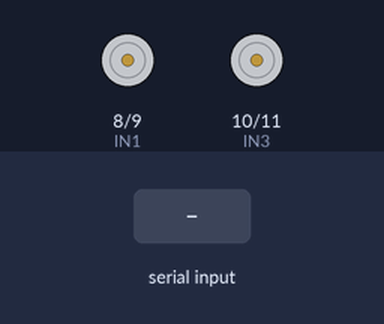
This sketch was run on a simulated Arduino Uno, built with avr-gcc and run on an emulated ATmega328P. On the bench: motor-driver pin pairs drawn as motors (green arrow = first pin HIGH = forward, orange = second pin HIGH = backward, longer = more drive, scaled by the enable pin). The inputs (shaded band) are chosen by the test bench.

Above: at 1.2 s.
1.3 s: "F" received over Serial
At 2.1 s:
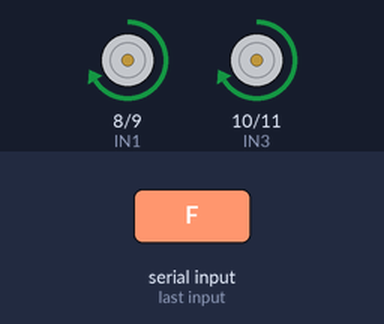
2.8 s: "B" received over Serial
At 3.3 s:
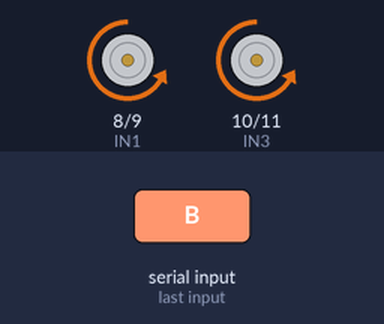
4.3 s: "L" received over Serial
At 5.5 s:
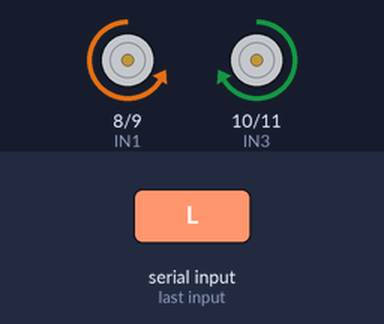
5.8 s: "R" received over Serial
At 6.7 s:
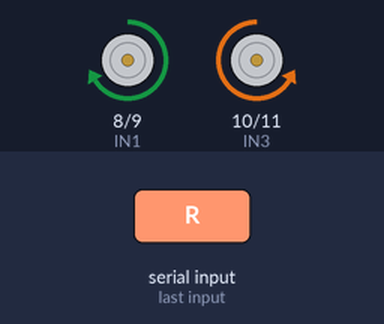
7.3 s: "S" received over Serial
At 7.9 s:
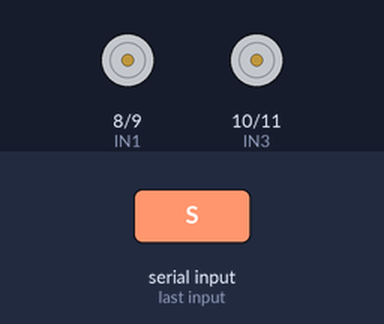
Timing chart, 0 to 9.8 s (numbered marks = the images above; inputs shaded):
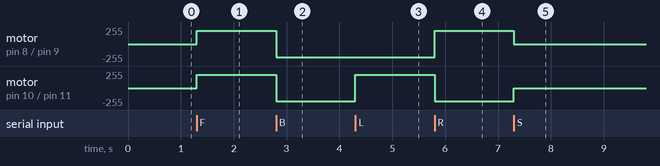

Measured:
- after the input at 1.3 s, motor on pin 8 (IN1) / pin 9 (IN2), motor on pin 10 (IN3) / pin 11 (IN4): stopped → forward 200/255 at once
- after the input at 2.8 s, motor on pin 8 (IN1) / pin 9 (IN2), motor on pin 10 (IN3) / pin 11 (IN4): forward 200/255 → backward 200/255 at once
- after the input at 4.3 s, motor on pin 10 (IN3) / pin 11 (IN4): backward 200/255 → forward 200/255 at once
- after the input at 5.8 s, motor on pin 8 (IN1) / pin 9 (IN2): backward 200/255 → forward 200/255 at once; motor on pin 10 (IN3) / pin 11 (IN4): forward 200/255 → backward 200/255 at once
- after the input at 7.3 s, motor on pin 8 (IN1) / pin 9 (IN2): forward 200/255 → stopped at once; motor on pin 10 (IN3) / pin 11 (IN4): backward 200/255 → stopped at once

The sketch:

BLUETOOTH_CAR.ino
```cpp
char command;

#define ENA 5
#define ENB 6
#define IN1 8
#define IN2 9
#define IN3 10
#define IN4 11

void setup() {

  pinMode(ENA, OUTPUT);
  pinMode(ENB, OUTPUT);
  pinMode(IN1, OUTPUT);
  pinMode(IN2, OUTPUT);
  pinMode(IN3, OUTPUT);
  pinMode(IN4, OUTPUT);

  Serial.begin(9600);

  // Motor speed
  analogWrite(ENA, 200);
  analogWrite(ENB, 200);
}

void loop() {

  if (Serial.available()) {
    command = Serial.read();

    // Forward
    if (command == 'F') {
      digitalWrite(IN1, HIGH);
      digitalWrite(IN2, LOW);

      digitalWrite(IN3, HIGH);
      digitalWrite(IN4, LOW);
    }

    // Backward
    else if (command == 'B') {
      digitalWrite(IN1, LOW);
      digitalWrite(IN2, HIGH);

      digitalWrite(IN3, LOW);
      digitalWrite(IN4, HIGH);
    }

    // Left
    else if (command == 'L') {
      digitalWrite(IN1, LOW);
      digitalWrite(IN2, HIGH);

      digitalWrite(IN3, HIGH);
      digitalWrite(IN4, LOW);
    }

    // Right
    else if (command == 'R') {
      digitalWrite(IN1, HIGH);
      digitalWrite(IN2, LOW);

      digitalWrite(IN3, LOW);
      digitalWrite(IN4, HIGH);
    }

    // Stop
    else if (command == 'S') {
      digitalWrite(IN1, LOW);
      digitalWrite(IN2, LOW);

      digitalWrite(IN3, LOW);
      digitalWrite(IN4, LOW);
    }
  }
}
```
